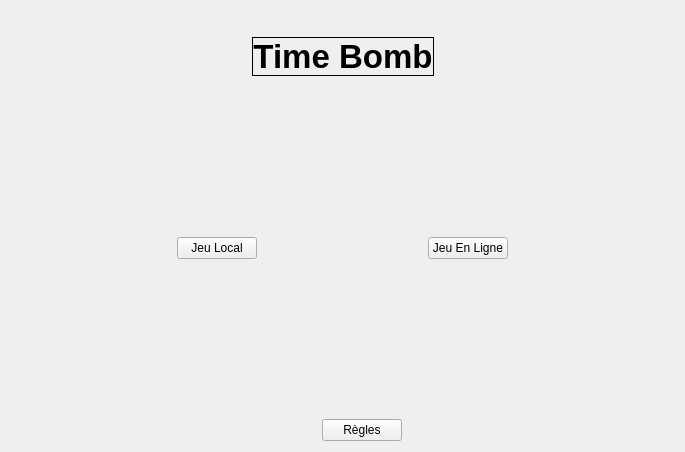
<?xml version="1.0" encoding="UTF-8"?>
<ui version="4.0">
 <class>home</class>
 <widget class="QWidget" name="home">
  <property name="geometry">
   <rect>
    <x>0</x>
    <y>0</y>
    <width>685</width>
    <height>452</height>
   </rect>
  </property>
  <property name="windowTitle">
   <string>Form</string>
  </property>
  <layout class="QVBoxLayout" name="verticalLayout">
   <item>
    <layout class="QHBoxLayout" name="horizontalLayout">
     <item>
      <widget class="QPushButton" name="options">
       <property name="styleSheet">
        <string notr="true">border:none;</string>
       </property>
       <property name="text">
        <string/>
       </property>
       <property name="icon">
        <iconset>
         <normaloff>image/options.png</normaloff>image/options.png</iconset>
       </property>
       <property name="iconSize">
        <size>
         <width>50</width>
         <height>50</height>
        </size>
       </property>
      </widget>
     </item>
     <item>
      <spacer name="horizontalSpacer">
       <property name="orientation">
        <enum>Qt::Horizontal</enum>
       </property>
       <property name="sizeHint" stdset="0">
        <size>
         <width>40</width>
         <height>20</height>
        </size>
       </property>
      </spacer>
     </item>
     <item>
      <widget class="QPushButton" name="power">
       <property name="styleSheet">
        <string notr="true">border:none;
</string>
       </property>
       <property name="text">
        <string/>
       </property>
       <property name="icon">
        <iconset>
         <normaloff>image/power.png</normaloff>image/power.png</iconset>
       </property>
       <property name="iconSize">
        <size>
         <width>50</width>
         <height>50</height>
        </size>
       </property>
      </widget>
     </item>
    </layout>
   </item>
   <item>
    <layout class="QHBoxLayout" name="horizontalLayout_2">
     <item>
      <spacer name="horizontalSpacer_7">
       <property name="orientation">
        <enum>Qt::Horizontal</enum>
       </property>
       <property name="sizeHint" stdset="0">
        <size>
         <width>40</width>
         <height>20</height>
        </size>
       </property>
      </spacer>
     </item>
     <item>
      <widget class="QLabel" name="label">
       <property name="font">
        <font>
         <pointsize>25</pointsize>
         <weight>75</weight>
         <bold>true</bold>
        </font>
       </property>
       <property name="styleSheet">
        <string notr="true">border:1px solid black;</string>
       </property>
       <property name="text">
        <string>Time Bomb</string>
       </property>
       <property name="alignment">
        <set>Qt::AlignCenter</set>
       </property>
      </widget>
     </item>
     <item>
      <spacer name="horizontalSpacer_8">
       <property name="orientation">
        <enum>Qt::Horizontal</enum>
       </property>
       <property name="sizeHint" stdset="0">
        <size>
         <width>40</width>
         <height>20</height>
        </size>
       </property>
      </spacer>
     </item>
    </layout>
   </item>
   <item>
    <spacer name="verticalSpacer">
     <property name="orientation">
      <enum>Qt::Vertical</enum>
     </property>
     <property name="sizeHint" stdset="0">
      <size>
       <width>20</width>
       <height>40</height>
      </size>
     </property>
    </spacer>
   </item>
   <item>
    <layout class="QHBoxLayout" name="horizontalLayout_3">
     <item>
      <spacer name="horizontalSpacer_5">
       <property name="orientation">
        <enum>Qt::Horizontal</enum>
       </property>
       <property name="sizeHint" stdset="0">
        <size>
         <width>40</width>
         <height>20</height>
        </size>
       </property>
      </spacer>
     </item>
     <item>
      <widget class="QPushButton" name="jeu_local">
       <property name="text">
        <string>Jeu Local</string>
       </property>
      </widget>
     </item>
     <item>
      <spacer name="horizontalSpacer_4">
       <property name="orientation">
        <enum>Qt::Horizontal</enum>
       </property>
       <property name="sizeHint" stdset="0">
        <size>
         <width>40</width>
         <height>20</height>
        </size>
       </property>
      </spacer>
     </item>
     <item>
      <widget class="QPushButton" name="jeu_en_ligne_2">
       <property name="text">
        <string>Jeu En Ligne</string>
       </property>
      </widget>
     </item>
     <item>
      <spacer name="horizontalSpacer_6">
       <property name="orientation">
        <enum>Qt::Horizontal</enum>
       </property>
       <property name="sizeHint" stdset="0">
        <size>
         <width>40</width>
         <height>20</height>
        </size>
       </property>
      </spacer>
     </item>
    </layout>
   </item>
   <item>
    <spacer name="verticalSpacer_2">
     <property name="orientation">
      <enum>Qt::Vertical</enum>
     </property>
     <property name="sizeHint" stdset="0">
      <size>
       <width>20</width>
       <height>40</height>
      </size>
     </property>
    </spacer>
   </item>
   <item>
    <layout class="QHBoxLayout" name="horizontalLayout_4">
     <item>
      <spacer name="horizontalSpacer_2">
       <property name="orientation">
        <enum>Qt::Horizontal</enum>
       </property>
       <property name="sizeHint" stdset="0">
        <size>
         <width>40</width>
         <height>20</height>
        </size>
       </property>
      </spacer>
     </item>
     <item>
      <widget class="QPushButton" name="credits">
       <property name="styleSheet">
        <string notr="true">border:none;
</string>
       </property>
       <property name="text">
        <string/>
       </property>
       <property name="icon">
        <iconset>
         <normaloff>image/credit.png</normaloff>image/credit.png</iconset>
       </property>
       <property name="iconSize">
        <size>
         <width>35</width>
         <height>35</height>
        </size>
       </property>
      </widget>
     </item>
     <item>
      <widget class="QPushButton" name="regles">
       <property name="text">
        <string>Règles</string>
       </property>
      </widget>
     </item>
     <item>
      <spacer name="horizontalSpacer_3">
       <property name="orientation">
        <enum>Qt::Horizontal</enum>
       </property>
       <property name="sizeHint" stdset="0">
        <size>
         <width>40</width>
         <height>20</height>
        </size>
       </property>
      </spacer>
     </item>
    </layout>
   </item>
  </layout>
 </widget>
 <resources/>
 <connections/>
</ui>
